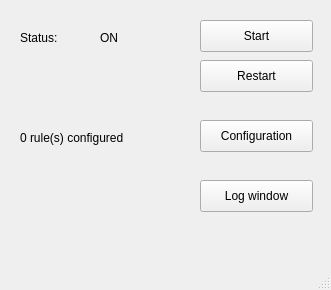
<?xml version="1.0" encoding="UTF-8"?>
<ui version="4.0">
 <class>MyIpsec</class>
 <widget class="QMainWindow" name="MyIpsec">
  <property name="geometry">
   <rect>
    <x>0</x>
    <y>0</y>
    <width>331</width>
    <height>290</height>
   </rect>
  </property>
  <property name="windowTitle">
   <string>MyIpsec</string>
  </property>
  <widget class="QWidget" name="centralwidget">
   <widget class="QPushButton" name="startButton">
    <property name="geometry">
     <rect>
      <x>200</x>
      <y>20</y>
      <width>113</width>
      <height>32</height>
     </rect>
    </property>
    <property name="text">
     <string>Start</string>
    </property>
   </widget>
   <widget class="QPushButton" name="restartButton">
    <property name="geometry">
     <rect>
      <x>200</x>
      <y>60</y>
      <width>113</width>
      <height>32</height>
     </rect>
    </property>
    <property name="text">
     <string>Restart</string>
    </property>
   </widget>
   <widget class="QPushButton" name="configButton">
    <property name="geometry">
     <rect>
      <x>200</x>
      <y>120</y>
      <width>113</width>
      <height>32</height>
     </rect>
    </property>
    <property name="text">
     <string>Configuration</string>
    </property>
   </widget>
   <widget class="QPushButton" name="logButton">
    <property name="geometry">
     <rect>
      <x>200</x>
      <y>180</y>
      <width>113</width>
      <height>32</height>
     </rect>
    </property>
    <property name="text">
     <string>Log window</string>
    </property>
   </widget>
   <widget class="QLabel" name="label">
    <property name="geometry">
     <rect>
      <x>20</x>
      <y>30</y>
      <width>60</width>
      <height>16</height>
     </rect>
    </property>
    <property name="text">
     <string>Status:</string>
    </property>
   </widget>
   <widget class="QLabel" name="statusLabel">
    <property name="geometry">
     <rect>
      <x>100</x>
      <y>30</y>
      <width>31</width>
      <height>16</height>
     </rect>
    </property>
    <property name="text">
     <string>ON</string>
    </property>
   </widget>
   <widget class="QLabel" name="ruleLabel">
    <property name="geometry">
     <rect>
      <x>20</x>
      <y>130</y>
      <width>141</width>
      <height>16</height>
     </rect>
    </property>
    <property name="text">
     <string>0 rule(s) configured</string>
    </property>
   </widget>
   <widget class="QLabel" name="alertLabel">
    <property name="geometry">
     <rect>
      <x>20</x>
      <y>220</y>
      <width>291</width>
      <height>16</height>
     </rect>
    </property>
    <property name="text">
     <string/>
    </property>
   </widget>
  </widget>
  <widget class="QMenuBar" name="menubar">
   <property name="geometry">
    <rect>
     <x>0</x>
     <y>0</y>
     <width>331</width>
     <height>25</height>
    </rect>
   </property>
  </widget>
  <widget class="QStatusBar" name="statusbar"/>
 </widget>
 <resources/>
 <connections/>
</ui>
